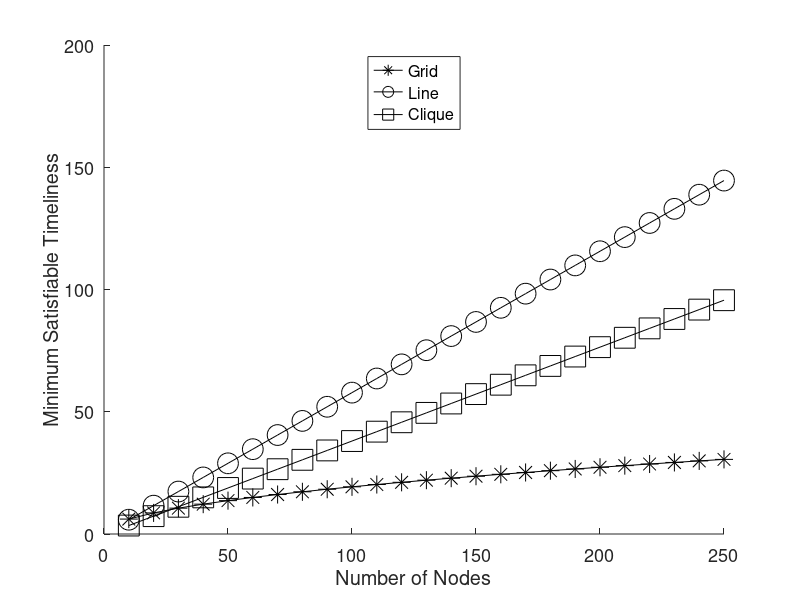

This figure's MATLAB source:
clear;

plot_color=0;
font_size = 26;
legend_font_size = 22;
axes_font_size = 13;
marker_size = 15;

N = 10:10:250;

channel_rate = 2;
IS = 12;

W=channel_rate*1000000;
P_s = 1500*8;
image_size = IS*8*1000;

ss_requ = csvread('SumSimRequirements_PSU_Data_Set.csv');

sum_sim = 5;
x = find( ss_requ(:,1) > sum_sim );
if not( isempty(x) )
    num_images = ss_requ(x(1),2);
end

B = num_images*image_size;

T_clique = (B/W)*(N-1)+(P_s/W);
T_line = 1.5*(B/W)*((N-1).^2./(N-2))+1.5*(P_s/W)*(N/4 -1 );
T_grid = 5*(sqrt(N)/W)*(B+(P_s/3));

hold on;
if plot_color == 1
    plot( N, T_grid, '-*', 'color', [0 0.5 0], 'MarkerSize', marker_size-2 );
    plot( N, T_line, '-ob', 'MarkerSize', marker_size );
    plot( N, T_clique, '-sr', 'MarkerSize', marker_size );
else
    plot( N, T_grid, '-*k', 'MarkerSize', marker_size-2 );
    plot( N, T_line, '-ok', 'MarkerSize', marker_size );
    plot( N, T_clique, '-sk', 'MarkerSize', marker_size );
end

leg = legend('Grid','Line','Clique', 'Location', 'North');
set(leg, 'FontSize', legend_font_size);
xlabel('Number of Nodes', 'FontSize', font_size);
ylabel('Minimum Satisfiable Timeliness', 'FontSize', font_size);
set(gca, 'FontSize', axes_font_size);

output_directory = sprintf('./use_case_examples/tness_vs_num_nodes/');
if ~exist(output_directory, 'dir')
  mkdir(output_directory);
end
if plot_color == 1
    saveas(gcf, sprintf('%stness_vs_num_nodes_%i_SS_%i_IS_%i_W_color.pdf', output_directory, sum_sim, IS, channel_rate));
else
    saveas(gcf, sprintf('%stness_vs_num_nodes_%i_SS_%i_IS_%i_W.pdf', output_directory, sum_sim, IS, channel_rate));
end